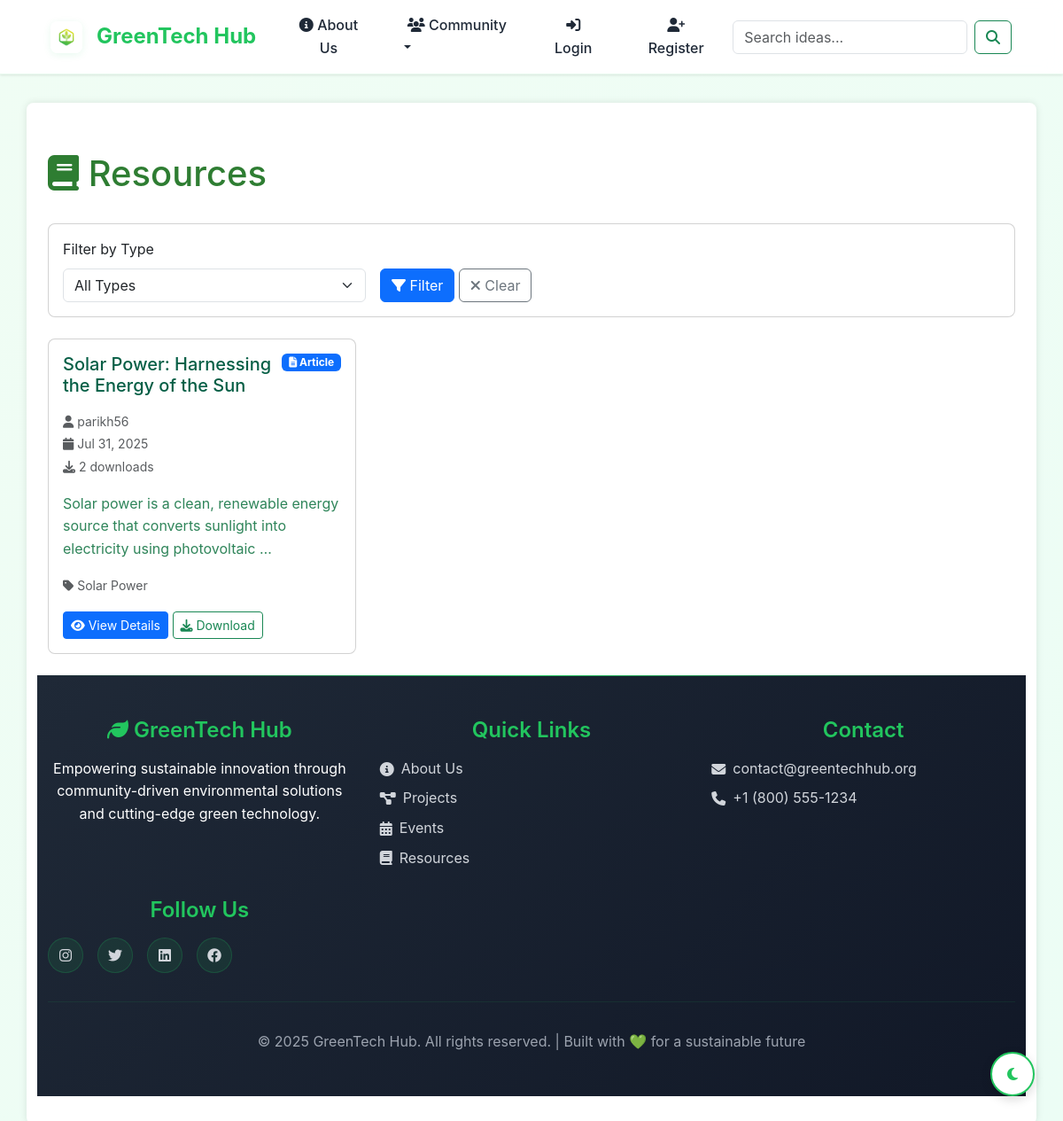
Page /resources/ on the committed database.
### green_app/models.py (models this page shows, shortened)
class Resource(models.Model):
    RESOURCE_TYPE_CHOICES = [
        ('article', 'Article'),
        ('video', 'Video'),
        ('document', 'Document'),
        ('tool', 'Tool'),
        ('dataset', 'Dataset'),
    ]
    title = models.CharField(max_length=200)
    description = models.TextField()
    resource_type = models.CharField(max_length=20, choices=RESOURCE_TYPE_CHOICES)
    url = models.URLField()
    uploaded_by = models.ForeignKey(User, on_delete=models.CASCADE)
    category = models.ForeignKey(Category, on_delete=models.SET_NULL, null=True)
    file = models.FileField(upload_to='resources/', blank=True, null=True)
    download_count = models.IntegerField(default=0)
    created_at = models.DateTimeField(auto_now_add=True)

class Category(models.Model):
    name = models.CharField(max_length=100)
    description = models.TextField()
    created_at = models.DateTimeField(auto_now_add=True)

### green_app/views.py (the view)
# urls.py: path('resources/', views.ResourceListView.as_view(), name='resource_list'),
class ResourceListView(ListView):
    model = Resource
    template_name = 'green_app/resource_list.html'
    context_object_name = 'resources'
    ordering = ['-created_at']
    paginate_by = 12
    def get_queryset(self):
        queryset = super().get_queryset()
        resource_type = self.request.GET.get('type')
        if resource_type:
            queryset = queryset.filter(resource_type=resource_type)
        return queryset

### templates/green_app/resource_list.html (shortened to what this page needs)
{% extends 'green_app/base.html' %}
{% block content %}
<div class="container mt-4">
    <div class="row">
        <div class="col-12">
            <div class="d-flex justify-content-between align-items-center mb-4">
                <h1><i class="fas fa-book"></i> Resources</h1>
            </div>
            <div class="card mb-4">
                <div class="card-body">
                    <form method="get" class="row g-3">
                        <div class="col-md-4">
                            <label for="type" class="form-label">Filter by Type</label>
                            <select name="type" id="type" class="form-select">
                                <option value="">All Types</option>
                            </select>
                        </div>
                        <div class="col-md-4">
                            <label class="form-label">&nbsp;</label>
                            <div>
                                <button type="submit" class="btn btn-primary">
                                    <i class="fas fa-filter"></i> Filter
                                </button>
                                <a href="{% url 'resource_list' %}" class="btn btn-outline-secondary">
                                    <i class="fas fa-times"></i> Clear
                                </a>
                            </div>
                        </div>
                    </form>
                </div>
            </div>
            {% if resources %}
                <div class="row">
                    {% for resource in resources %}
                    <div class="col-md-6 col-lg-4 mb-4">
                        <div class="card h-100 resource-card">
                            <div class="card-body">
                                <div class="d-flex justify-content-between align-items-start mb-2">
                                    <h5 class="card-title">{{ resource.title }}</h5>
                                    <span class="badge bg-{% if resource.resource_type == 'article' %}primary{% elif resource.resource_type == 'video' %}danger{% elif resource.resource_type == 'document' %}success{% elif resource.resource_type == 'tool' %}warning{% else %}info{% endif %}">
                                        <i class="fas fa-{% if resource.resource_type == 'article' %}file-alt{% elif resource.resource_type == 'video' %}video{% elif resource.resource_type == 'document' %}file-pdf{% elif resource.resource_type == 'tool' %}tools{% else %}database{% endif %}"></i>
                                        {{ resource.get_resource_type_display }}
                                    </span>
                                </div>
                                <p class="card-text text-muted">
                                    <small>
                                        <i class="fas fa-user"></i> {{ resource.uploaded_by.username }}<br>
                                        <i class="fas fa-calendar"></i> {{ resource.created_at|date:"M d, Y" }}<br>
                                        <i class="fas fa-download"></i> {{ resource.download_count }} downloads
                                    </small>
                                </p>
                                <p class="card-text">
                                    {{ resource.description|truncatewords:15 }}
                                </p>
                                {% if resource.category %}
                                <p class="card-text">
                                    <small class="text-muted">
                                        <i class="fas fa-tag"></i> {{ resource.category.name }}
                                    </small>
                                </p>
                                {% endif %}
                                <div class="mt-auto">
                                    <a href="{% url 'resource_detail' resource.pk %}" class="btn btn-primary btn-sm">
                                        <i class="fas fa-eye"></i> View Details
                                    </a>
                                    {% if resource.file %}
                                    <a href="{{ resource.file.url }}" class="btn btn-outline-success btn-sm" download>
                                        <i class="fas fa-download"></i> Download
                                    </a>
                                    {% elif resource.url %}
                                    <a href="{{ resource.url }}" target="_blank" class="btn btn-outline-info btn-sm">
                                        <i class="fas fa-external-link-alt"></i> Visit
                                    </a>
                                    {% endif %}
                                </div>
                            </div>
                        </div>
                    </div>
                    {% endfor %}
                </div>
            {% endif %}
        </div>
    </div>
</div>
{% endblock %}

### static/green_app/style.css (style rules this page uses)
body { font-family: 'Segoe UI', Tahoma, Geneva, Verdana, sans-serif; margin: 0; padding: 0; background-color: #f4f6f8; color: #333; }
h1, h2, h3 { color: #2e7d32; }
.card { border-radius: 0.5rem; }
.card-title { color: #065f46; }
.card-text { color: #2f855a; }

### templates/green_app/base.html (style rules this page uses)
:root { --primary-green: #22c55e; --dark-green: #15803d; --light-green: #dcfce7; --accent-green: #10b981; --text-dark: #1f2937; --text-light: #6b7280; --card-shadow: 0 4px 6px -1px rgb(0 0 0 / 0.1), 0 2px 4px -2px rgb(0 0 0 / 0.1); --card-hover-shadow: 0 20px 25px -5px rgb(0 0 0 / 0.1), 0 10px 10px -5px rgb(0 0 0 / 0.04); }
* { margin: 0; padding: 0; box-sizing: border-box; }
body { background: linear-gradient(135deg, #f0fdf4 0%, #ecfdf5 100%); font-family: 'Inter', -apple-system, BlinkMacSystemFont, sans-serif; line-height: 1.6; color: var(--text-dark); display: flex; flex-direction: column; min-height: 100vh; }

### templates/green_app/resource_list.html (style rules this page uses)
.resource-card { transition: transform 0.2s ease-in-out, box-shadow 0.2s ease-in-out; }
.badge { font-size: 0.75rem; }

### rows in the picture
Resource: title "Solar Power: Harnessing the Energy of the Sun", resource_type "Article", uploaded_by.username "parikh56", created_at "Jul 31, 2025", download_count "2", description "Solar power is a clean, renewable energy source that converts sunlight into electricity using photovoltaic …", category.name "Solar Power"
